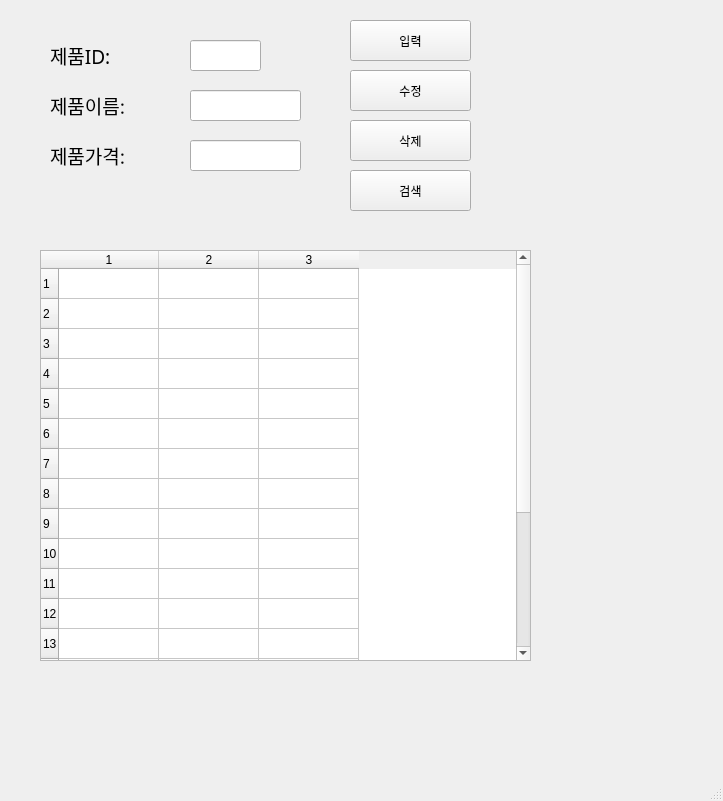
<?xml version="1.0" encoding="UTF-8"?>
<ui version="4.0">
 <class>MainWindow</class>
 <widget class="QMainWindow" name="MainWindow">
  <property name="geometry">
   <rect>
    <x>0</x>
    <y>0</y>
    <width>723</width>
    <height>801</height>
   </rect>
  </property>
  <property name="windowTitle">
   <string>MainWindow</string>
  </property>
  <widget class="QWidget" name="centralwidget">
   <widget class="QLabel" name="label">
    <property name="geometry">
     <rect>
      <x>50</x>
      <y>40</y>
      <width>111</width>
      <height>31</height>
     </rect>
    </property>
    <property name="font">
     <font>
      <family>맑은 고딕</family>
      <pointsize>14</pointsize>
     </font>
    </property>
    <property name="text">
     <string>제품ID:</string>
    </property>
   </widget>
   <widget class="QLabel" name="label_2">
    <property name="geometry">
     <rect>
      <x>50</x>
      <y>90</y>
      <width>111</width>
      <height>31</height>
     </rect>
    </property>
    <property name="font">
     <font>
      <family>맑은 고딕</family>
      <pointsize>14</pointsize>
     </font>
    </property>
    <property name="text">
     <string>제품이름:</string>
    </property>
   </widget>
   <widget class="QLabel" name="label_3">
    <property name="geometry">
     <rect>
      <x>50</x>
      <y>140</y>
      <width>111</width>
      <height>31</height>
     </rect>
    </property>
    <property name="font">
     <font>
      <family>맑은 고딕</family>
      <pointsize>14</pointsize>
     </font>
    </property>
    <property name="text">
     <string>제품가격:</string>
    </property>
   </widget>
   <widget class="QLineEdit" name="prodID">
    <property name="geometry">
     <rect>
      <x>190</x>
      <y>40</y>
      <width>71</width>
      <height>31</height>
     </rect>
    </property>
   </widget>
   <widget class="QLineEdit" name="prodName">
    <property name="geometry">
     <rect>
      <x>190</x>
      <y>90</y>
      <width>111</width>
      <height>31</height>
     </rect>
    </property>
   </widget>
   <widget class="QLineEdit" name="prodPrice">
    <property name="geometry">
     <rect>
      <x>190</x>
      <y>140</y>
      <width>111</width>
      <height>31</height>
     </rect>
    </property>
   </widget>
   <widget class="QPushButton" name="pushButton">
    <property name="geometry">
     <rect>
      <x>350</x>
      <y>20</y>
      <width>121</width>
      <height>41</height>
     </rect>
    </property>
    <property name="text">
     <string>입력</string>
    </property>
   </widget>
   <widget class="QPushButton" name="pushButton_2">
    <property name="geometry">
     <rect>
      <x>350</x>
      <y>70</y>
      <width>121</width>
      <height>41</height>
     </rect>
    </property>
    <property name="text">
     <string>수정</string>
    </property>
   </widget>
   <widget class="QPushButton" name="pushButton_3">
    <property name="geometry">
     <rect>
      <x>350</x>
      <y>120</y>
      <width>121</width>
      <height>41</height>
     </rect>
    </property>
    <property name="text">
     <string>삭제</string>
    </property>
   </widget>
   <widget class="QPushButton" name="pushButton_4">
    <property name="geometry">
     <rect>
      <x>350</x>
      <y>170</y>
      <width>121</width>
      <height>41</height>
     </rect>
    </property>
    <property name="text">
     <string>검색</string>
    </property>
   </widget>
   <widget class="QTableWidget" name="tableWidget">
    <property name="geometry">
     <rect>
      <x>40</x>
      <y>250</y>
      <width>491</width>
      <height>411</height>
     </rect>
    </property>
    <property name="rowCount">
     <number>20</number>
    </property>
    <property name="columnCount">
     <number>3</number>
    </property>
    <row/>
    <row/>
    <row/>
    <row/>
    <row/>
    <row/>
    <row/>
    <row/>
    <row/>
    <row/>
    <row/>
    <row/>
    <row/>
    <row/>
    <row/>
    <row/>
    <row/>
    <row/>
    <row/>
    <row/>
    <column/>
    <column/>
    <column/>
   </widget>
  </widget>
  <widget class="QMenuBar" name="menubar">
   <property name="geometry">
    <rect>
     <x>0</x>
     <y>0</y>
     <width>723</width>
     <height>26</height>
    </rect>
   </property>
  </widget>
  <widget class="QStatusBar" name="statusbar"/>
 </widget>
 <resources/>
 <connections>
  <connection>
   <sender>pushButton</sender>
   <signal>clicked()</signal>
   <receiver>MainWindow</receiver>
   <slot>addProduct()</slot>
   <hints>
    <hint type="sourcelabel">
     <x>394</x>
     <y>72</y>
    </hint>
    <hint type="destinationlabel">
     <x>470</x>
     <y>95</y>
    </hint>
   </hints>
  </connection>
  <connection>
   <sender>pushButton_2</sender>
   <signal>clicked()</signal>
   <receiver>MainWindow</receiver>
   <slot>updateProduct()</slot>
   <hints>
    <hint type="sourcelabel">
     <x>418</x>
     <y>129</y>
    </hint>
    <hint type="destinationlabel">
     <x>470</x>
     <y>136</y>
    </hint>
   </hints>
  </connection>
  <connection>
   <sender>pushButton_3</sender>
   <signal>clicked()</signal>
   <receiver>MainWindow</receiver>
   <slot>removeProduct()</slot>
   <hints>
    <hint type="sourcelabel">
     <x>409</x>
     <y>175</y>
    </hint>
    <hint type="destinationlabel">
     <x>469</x>
     <y>183</y>
    </hint>
   </hints>
  </connection>
  <connection>
   <sender>pushButton_4</sender>
   <signal>clicked()</signal>
   <receiver>MainWindow</receiver>
   <slot>getProduct()</slot>
   <hints>
    <hint type="sourcelabel">
     <x>406</x>
     <y>219</y>
    </hint>
    <hint type="destinationlabel">
     <x>471</x>
     <y>229</y>
    </hint>
   </hints>
  </connection>
 </connections>
 <slots>
  <slot>addProduct()</slot>
  <slot>updateProduct()</slot>
  <slot>removeProduct()</slot>
  <slot>getProduct()</slot>
 </slots>
</ui>
